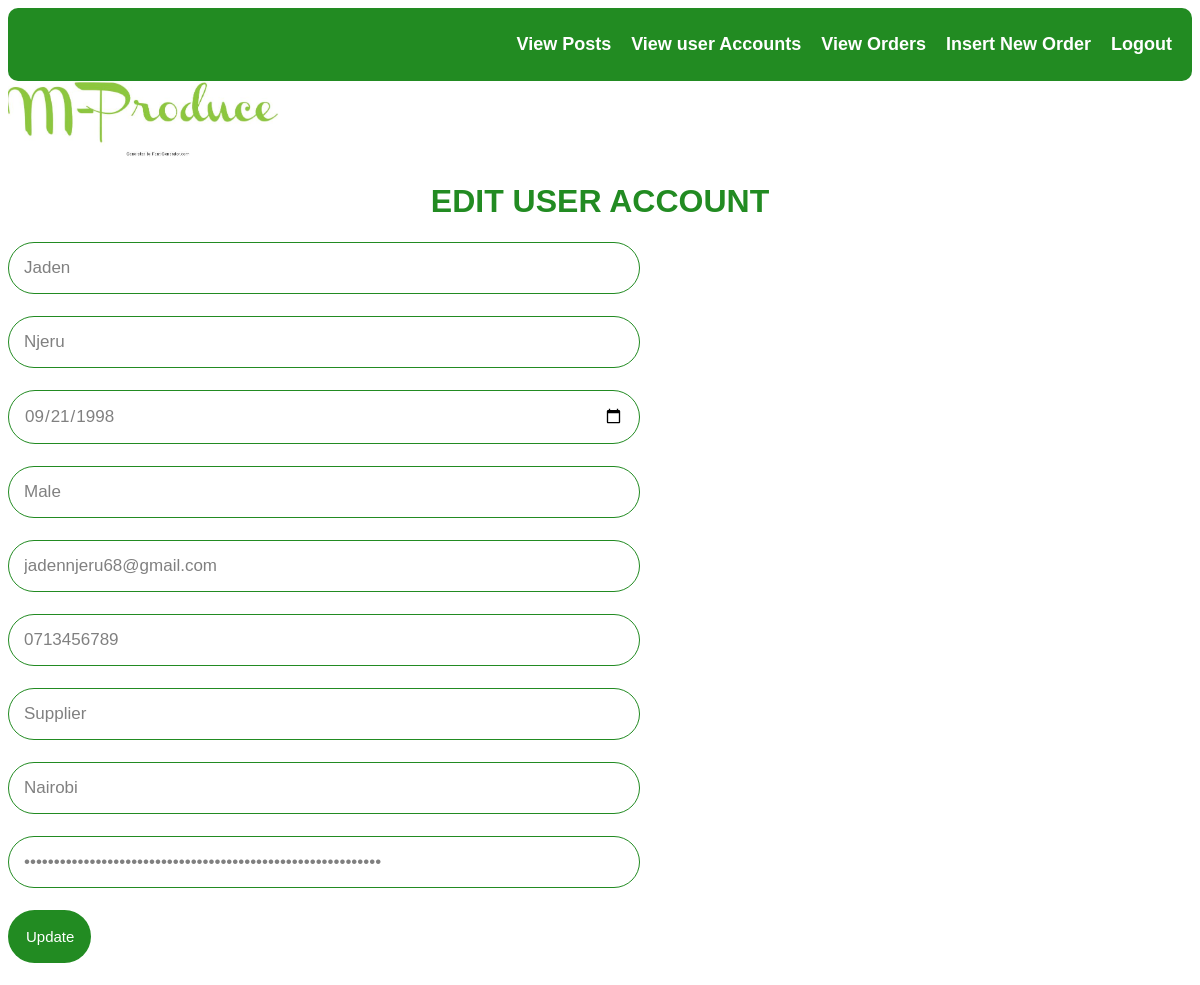
Page /adminedit.php?email=jadennjeru68@gmail.com on the committed database.
### tables this page shows
CREATE TABLE `useracc` (
  `firstname` varchar(256) NOT NULL,
  `lastname` varchar(256) NOT NULL,
  `username` varchar(256) NOT NULL,
  `dob` date NOT NULL,
  `gender` varchar(256) NOT NULL,
  `email` varchar(50) NOT NULL,
  `telephone` varchar(50) NOT NULL,
  `password` varchar(256) NOT NULL,
  `county` varchar(50) NOT NULL,
  `category` varchar(20) NOT NULL,
  `passreset` int(11) NOT NULL
);

### adminedit.php (the view, shortened to what this page needs)
<?php
require('config.php');
$email=$_REQUEST['email'];
$query = "SELECT * from useracc where email='".$email."'";
$result = mysqli_query($db, $query) or die ( mysqli_error($db));
$row = mysqli_fetch_assoc($result);
?>
<!DOCTYPE html>
<html>
<head>
<link rel="stylesheet" href="" />
</head>
<body >
<div class="form">
   <ul>
            <li>
                <p><b><a href="logoutad.php">Logout</a></b></p>
            </li>
            <li>
                <p><b><a href="ins.php">Insert New Order</a></b></p>
            </li>
            <li>
                <p><b><a href="view.php">View Orders</a></b></li>
            <li>
                <p><b><a href="view.php">View user Accounts</a></b></li>
            <li>
                <p><b><a href="viewposts.php">View Posts</a></b></li>
        </ul>
    <img src=generatedtext.jpg style=width:300px>
<h1 style="color:forestgreen;text-align:center">EDIT USER ACCOUNT</h1>
<?php
if(isset($_POST['new']) && $_POST['new']==1)
{
 $firstname=$_REQUEST["firstname"];
$lastname=$_REQUEST["lastname"];
$dob=$_REQUEST["dob"];
$gender=$_REQUEST["gender"];
$email =$_REQUEST["email"];
$telephone = $_REQUEST["telephone"];
$category = $_REQUEST["category"];
$county = $_REQUEST["county"];
$password = $_REQUEST["password"];
  $update="update useracc set firstname='".$firstname."', lastname='".$lastname."', dob='".$dob."',
gender='".$gender."', email='".$email."',
telephone='".$telephone."', category='".$category."', county='".$county."', password='".$password."'where email='".$email."'";
mysqli_query($db, $update) or die(mysqli_error($db));
$status = "Record Updated Successfully. </br></br>
<a href='view.php'>View Updated Record</a>";
echo '<p style="color:#FF0000;">'.$status.'</p>';
}
    else {
?>
<div>
<form name="form" method="post" action=""style="font-size:22px">
<p><input type="text" name="firstname" placeholder="Enter Name"
required value="<?php echo $row['firstname'];?>" /></p>
<p><input type="text" name="lastname" placeholder="Enter Name"
required value="<?php echo $row['lastname'];?>" /></p>
<p><input type="date" name="dob" placeholder="Enter DOB"
required value="<?php echo $row['dob'];?>" /></p>
<p><input type="text" name="gender" placeholder="Enter gender"
required value="<?php echo $row['gender'];?>" /></p>
    <p><input type="email" name="email" placeholder="Enter Email"
optional value="<?php echo $row['email'];?>" /></p>
    <p><input type="text" name="telephone" placeholder="Enter telephone"
required value="<?php echo $row['telephone'];?>" /></p>
<p><input type="text" name="category" placeholder="Enter category"
required value="<?php echo $row['category'];?>" /></p>
<p><input type="text" name="county" placeholder="Enter county" required value=
"<?php echo $row['county'];?>" /></p>
    <p><input type="password" name="password" placeholder="password" required value=
"<?php echo $row['password'];?>" /></p>
<p><input name="submit" type="submit" value="Update" /></p>
</form>
<?php } ?>
</div>
</div>
</body>
</html>

### adminedit.php (style rules this page uses)
ul { list-style-type: none; padding: 10px; margin: 0; background-color: forestgreen; overflow: hidden; border-radius:10px; }
li { float: right; }
li a { display: block; text-decoration: none; text-align: right; color: white; padding: 0px 10px; font-family: sans-serif; font-size: 18px; }
h1 { font-family: "Trebuchet MS", Arial, Helvetica, sans-serif; color:forestgreen; }
input { border-style:solid; border-color:forestgreen; border-width:1px; width:600px; border-radius:30px; padding:15px; font-size:17px; color:grey; font-family: "Trebuchet MS", Arial, Helvetica, sans-serif; }
input[type=submit] { position: relative; background-color: forestgreen; font-size:15px; width:7%; color:white; border:solid; border-color:transparent; border-radius:50px; }

### rows in the picture
useracc: firstname "Jaden", lastname "Njeru", dob "09/21/1998", gender "Male", email "jadennjeru68@gmail.com", telephone "0713456789", category "Supplier", county "Nairobi"
